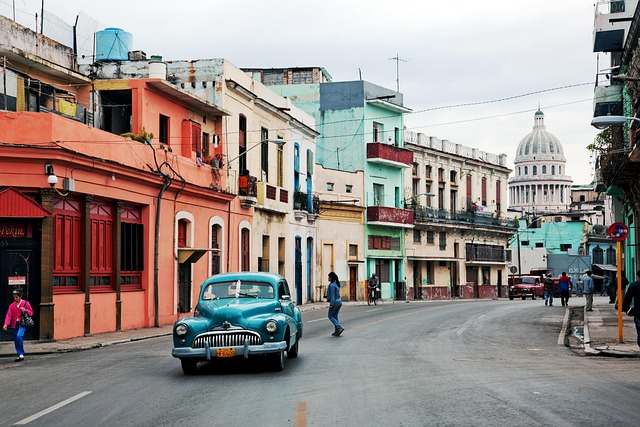
#> input picture images/cars.jpg, 640 x 427 px, found by its file name
$ python 16th_histogramOfColorImg.py
#> lines starting #> are read from the running program, lines starting #| are printed output that depends on the picture
import cv2 as cv, numpy as np
import matplotlib.pyplot as plt

img = cv.imread('E:\OpenCV Image detections\images\cars.jpg')
#> img is the input picture: shape (427, 640, 3); mean B, G, R 136.9, 140.7, 149.5
cv.imshow('image', img)

plt.title('Histograms for color image')
plt.xlabel('bin')
plt.ylabel('# of pixel')

Colors = ['b', 'g', 'r']
for i,col in enumerate(Colors):
    hist = cv.calcHist([img], [i], None, [256], [0,256])
    plt.plot(hist, color=col)
    #plt.xlim(0,256)

plt.show()
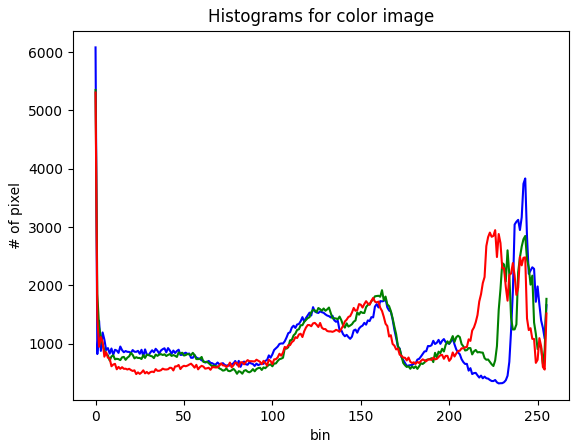
#> figure drawn by matplotlib, 1 panel; curve peaks at x = 0, y = 6079; curve peaks at x = 0, y = 5349; curve peaks at x = 0, y = 5305
cv.waitKey(0)
